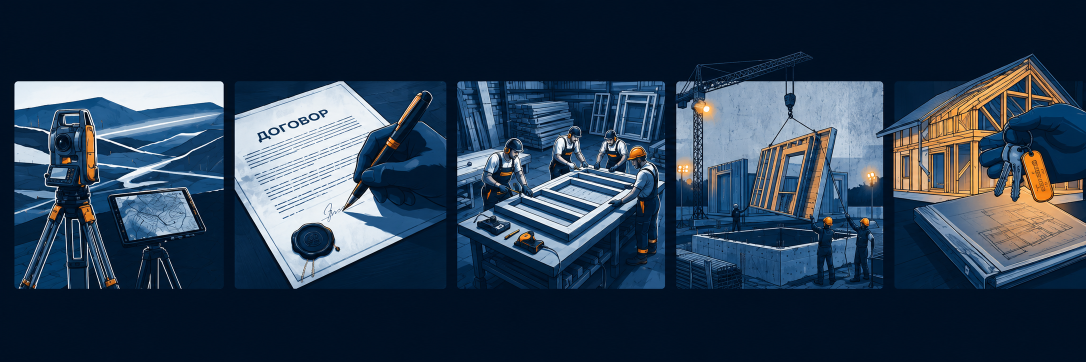
#> input picture d0d8d2e4-4e0a-43b1-b3c8-8631ad6672c6.png, 2172 x 724 px (shown at 1/2 size)
$ python prepare_assets.py
#> lines starting #> are read from the running program, lines starting #| are printed output that depends on the picture
#!/usr/bin/env python3
"""Готовит ассеты для страницы процесса из исходной картинки с пятью кадрами.

Что делает:
  · режет полосу на пять квадратных кадров и сохраняет их в webp;
  · делает уменьшенную полосу целиком для героя;
  · урезает системные шрифты до латиницы с кириллицей и жмёт в woff2.

Зависимости: pillow, fonttools, brotli.

    python3 site/prepare_assets.py
"""

import sys
from pathlib import Path

from PIL import Image
from fontTools import subset

ROOT = Path(__file__).resolve().parent
SOURCE_NAME = "d0d8d2e4-4e0a-43b1-b3c8-8631ad6672c6.png"
# В репозитории картинка лежит на уровень выше, в архиве с исходниками — рядом.
SOURCE_CANDIDATES = (ROOT.parent / SOURCE_NAME, ROOT / SOURCE_NAME)
ASSETS = ROOT / "assets"

# Кадры в исходнике: пять квадратов 418×417 с шагом 440, верх на y=161.
# Последний кадр обрезан правым краем картинки — берём сколько есть.
PANEL_X = (29, 469, 909, 1349, 1789)
PANEL_Y = 161
PANEL_W = 418
PANEL_H = 417
PANEL_OUT_W = 700
HERO_OUT_W = 1800

# Латиница, кириллица, типографская пунктуация, знаки градуса/номера/умножения.
UNICODES = (
    "U+0020-007E,U+00A0,U+00AB,U+00BB,U+00B0,U+00D7,U+2010-2015,"
    "U+2018-201A,U+201C-201E,U+2026,U+2116,U+2192,U+0400-045F,"
    "U+2212,U+00A9"
)

FACES = {
    "display": "/usr/share/fonts/truetype/dejavu/DejaVuSans-Bold.ttf",
    "body": "/usr/share/fonts/truetype/liberation/LiberationSans-Regular.ttf",
    "bodyb": "/usr/share/fonts/truetype/liberation/LiberationSans-Bold.ttf",
    "mono": "/usr/share/fonts/truetype/dejavu/DejaVuSansMono.ttf",
}


def source_image() -> Path:
    for path in SOURCE_CANDIDATES:
        if path.is_file():
            return path
    sys.exit("нет исходной картинки " + SOURCE_NAME + ", искал в: "
             + ", ".join(str(p.parent) for p in SOURCE_CANDIDATES))


def cut_panels() -> None:
    src = Image.open(source_image()).convert("RGB")
#> src is the input picture: PIL image 2172x724 RGB; mean R, G, B 42.4, 60.7, 80.4
    width, height = src.size
#> width = 2172; height = 724

    for index, left in enumerate(PANEL_X, start=1):
        panel = src.crop((left, PANEL_Y, min(left + PANEL_W, width), PANEL_Y + PANEL_H))
        scale = PANEL_OUT_W / panel.width
        panel = panel.resize((PANEL_OUT_W, round(panel.height * scale)), Image.LANCZOS)
        out = ASSETS / f"step{index}.webp"
        panel.save(out, "WEBP", quality=82, method=6)
        print(f"  · {out.name}: {panel.width}×{panel.height}, {out.stat().st_size // 1024} КБ")
#> this loop made 1 pass
#> pass 1, in cut_panels, `panel = src.crop((left, PANEL_Y, min(left + PANEL_W, width), PANEL_Y +..`:
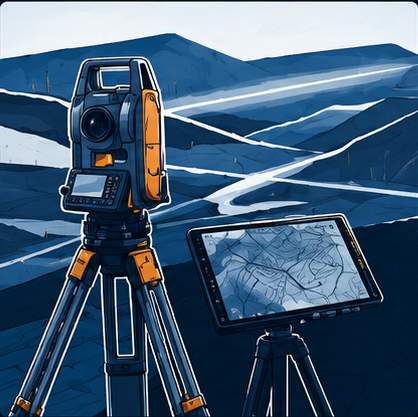
#> panel: PIL image 418x417 RGB; mean R, G, B 66.5, 94.6, 120.4
#> pass 1, in cut_panels, `panel = panel.resize((PANEL_OUT_W, round(panel.height * scale)), Image..`:
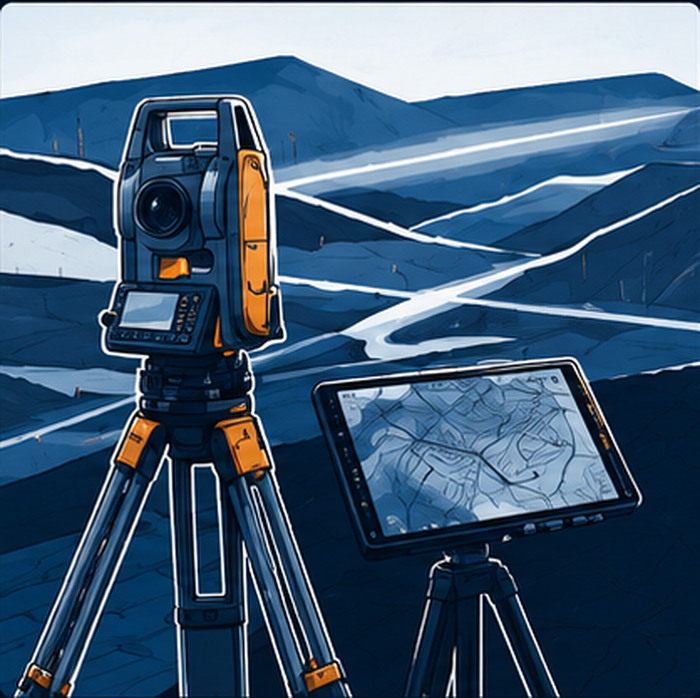
#> panel: PIL image 700x698 RGB; mean R, G, B 66.6, 94.6, 120.3

    hero = src.resize((HERO_OUT_W, round(HERO_OUT_W * height / width)), Image.LANCZOS)
    out = ASSETS / "hero.webp"
    hero.save(out, "WEBP", quality=80, method=6)
    print(f"  · {out.name}: {hero.width}×{hero.height}, {out.stat().st_size // 1024} КБ")


def cut_fonts() -> None:
    for name, path in FACES.items():
        if not Path(path).is_file():
            sys.exit(f"нет шрифта: {path}")
        out = ASSETS / f"{name}.woff2"
        subset.main([
            path,
            f"--unicodes={UNICODES}",
            "--layout-features=kern,liga",
            "--flavor=woff2",
            "--desubroutinize",
            "--no-hinting",
            f"--output-file={out}",
        ])
        print(f"  · {out.name}: {out.stat().st_size // 1024} КБ")


def main() -> None:
    ASSETS.mkdir(exist_ok=True)
    print("кадры:")
    cut_panels()
    print("шрифты:")
    cut_fonts()
    print(f"готово — дальше: python3 {ROOT.name}/build.py")


if __name__ == "__main__":
#> (the run stopped early here; a loop or call above may not have finished)
